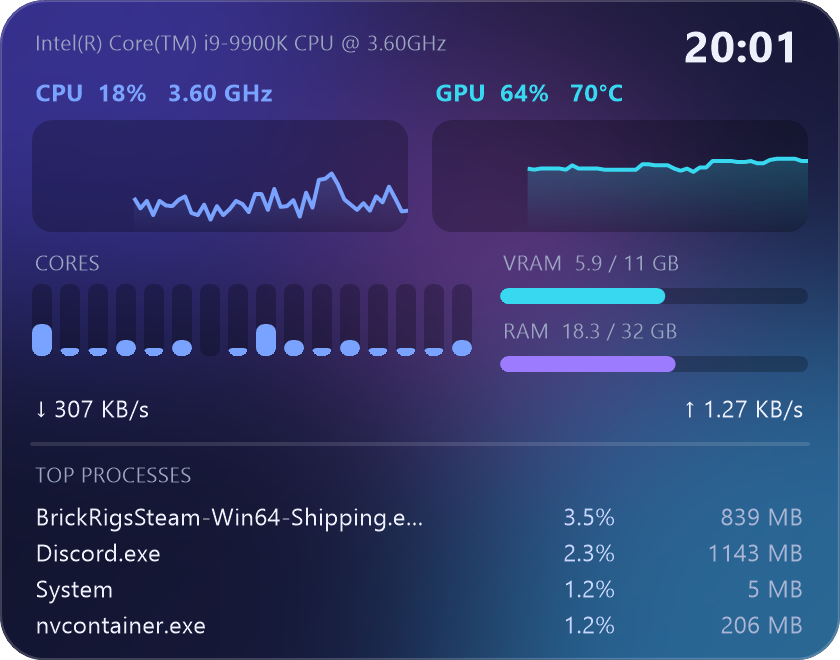
#> input picture docs/img/skin_aurora.png, 840 x 660 px, found by its file name
$ python gallery.py out.png
#> lines starting #> are read from the running program, lines starting #| are printed output that depends on the picture
"""Gallery image for the README: the three bundled skins rendered with LIVE data, on a soft backdrop."""
import sys
from PIL import Image
a = Image.open("docs/img/skin_aurora.png").convert("RGBA")
#> a is the input picture: PIL image 840x660 RGBA; mean R, G, B, A 47, 54.6, 103.9, 254.2
g = Image.open("docs/img/skin_glass.png").convert("RGBA")
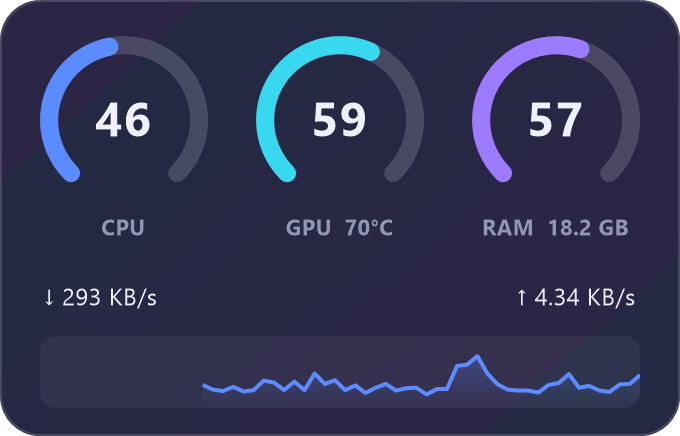
#> input picture docs/img/skin_glass.png, 680 x 436 px, found by its file name
#> g is the input picture: PIL image 680x436 RGBA; mean R, G, B, A 30.9, 33.2, 67.5, 234.5
m = Image.open("docs/img/skin_minimal.png").convert("RGBA")
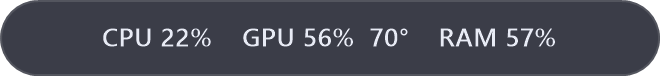
#> input picture docs/img/skin_minimal.png, 660 x 76 px, found by its file name
#> m is the input picture: PIL image 660x76 RGBA; mean R, G, B, A 22.2, 24.2, 37.5, 201.3
pad = 70
W = a.width + max(g.width, m.width) + pad * 3
#> W = 1730
H = max(a.height, g.height + m.height + pad) + pad * 2
#> H = 800
bg = Image.new("RGBA", (W, H))
#> bg: PIL image 1730x800 RGBA; every value is 0
px = bg.load()
for y in range(H):
    for x in range(W):
        t = (x / W * 0.6 + y / H * 0.4)
        px[x, y] = (int(22 + 46 * t), int(60 + 70 * t), int(72 + 70 * t), 255)
bg.alpha_composite(a, (pad, pad))
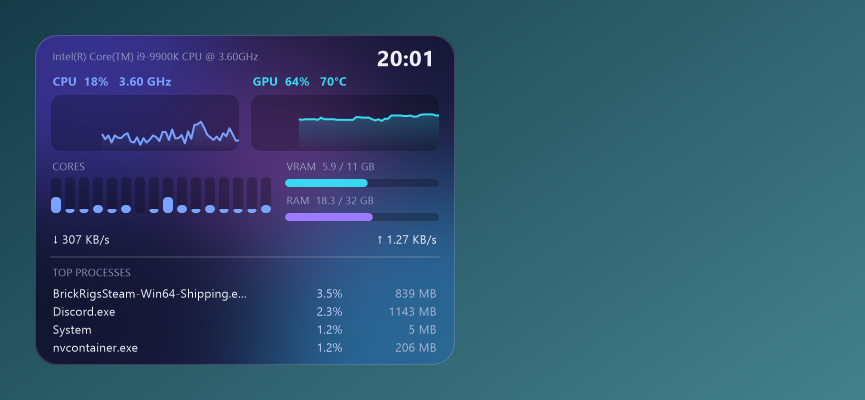
#> bg: PIL image 1730x800 RGBA (shown at 1/2 size); mean R, G, B, A 47.9, 82.2, 109.2, 255
bg.alpha_composite(g, (pad * 2 + a.width, pad))
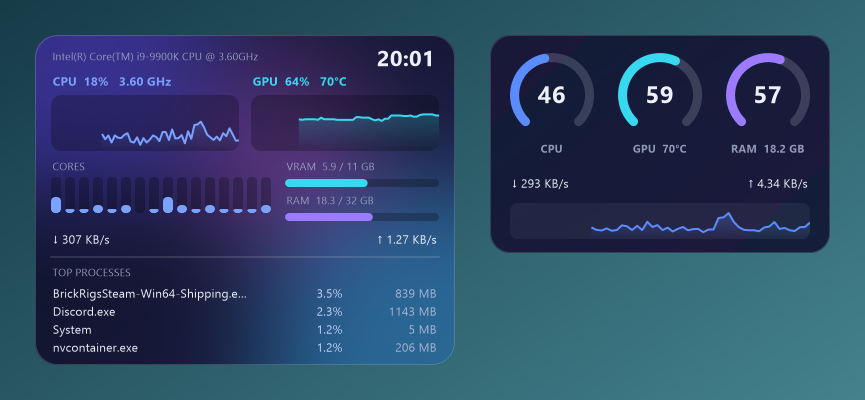
#> bg: PIL image 1730x800 RGBA (shown at 1/2 size); mean R, G, B, A 44.4, 69, 100.4, 255
bg.alpha_composite(m, (pad * 2 + a.width + (max(g.width, m.width) - m.width) // 2, pad * 2 + g.height))
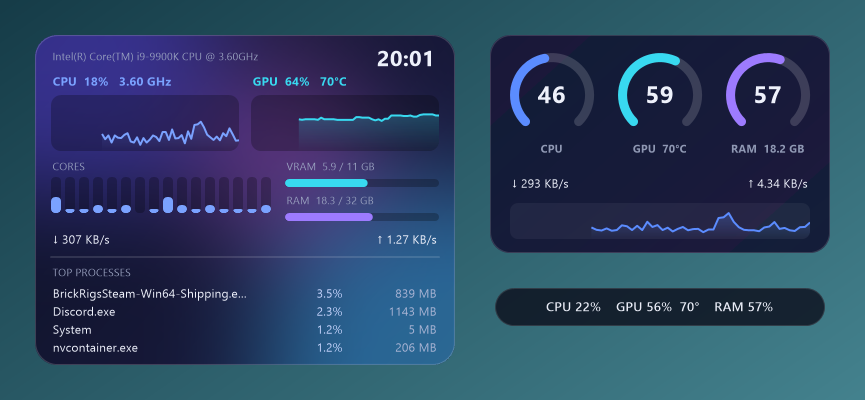
#> bg: PIL image 1730x800 RGBA (shown at 1/2 size); mean R, G, B, A 43.5, 66.5, 98, 255
bg.convert("RGB").save(sys.argv[1])
print(bg.size)
#| (1730, 800)
